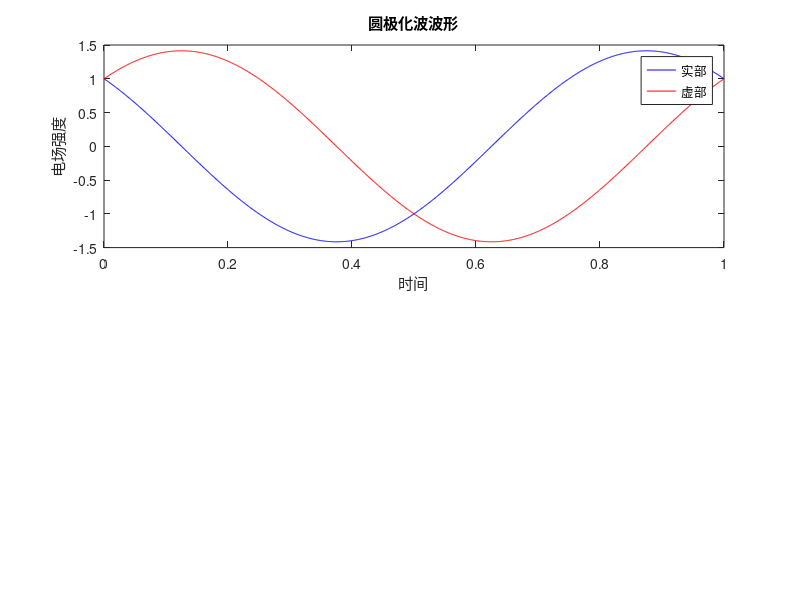

Write the MATLAB code that produced this figure.
% 圆极化波参数
E0 = 1;            % 振幅
omega = 2*pi;      % 角频率

% 时间范围
t = linspace(0, 1, 1000);  % 从0到1秒，取1000个时间点

% 左旋分量
E_left = E0 * exp(1j * omega * t);

% 右旋分量
E_right = E0 * exp(1j *(omega * t+pi/2));

% 圆极化波
E_circle = E_left + E_right;

% 计算功率
power_left = E_left*E_left'/length(t);
power_right = E_right*E_right'/length(t);
total_power = E_circle*E_circle'/length(t);

% 绘制波形
figure;
subplot(2, 1, 1);
plot(t, real(E_circle), 'b', t, imag(E_circle), 'r');
title('圆极化波波形');
xlabel('时间');
ylabel('电场强度');
legend('实部', '虚部');


